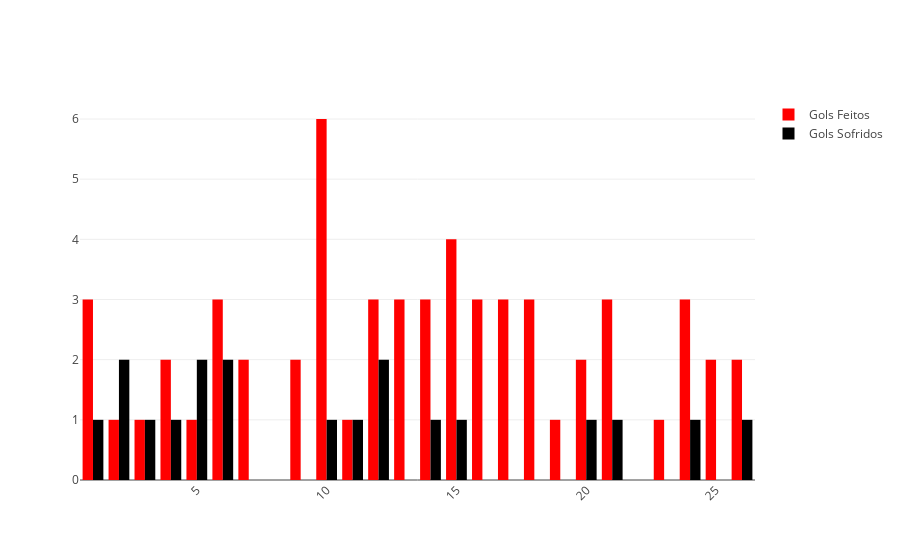

The notebook cell this image was saved under:
### Code cell
from plotly import graph_objs as go

text= ["1","2","3","4","5","6","7","8","9","10", "11","12","13","14","15","16","17","18","19",
      "20","21","22","23","24","25","26","27","28","29","30",
      "31","32","33","34","35","36"]

fig = go.Figure()
fig.add_trace(go.Bar(
    x=text,
    y=golsFeitos,
    name='Gols Feitos',
    marker_color='red'
))
fig.add_trace(go.Bar(
    x=text,
    y=golsLevados,
    name='Gols Sofridos',
    marker_color='black'
))

# Here we modify the tickangle of the xaxis, resulting in rotated labels.
fig.layout.update(barmode='group', xaxis_tickangle=-45)
fig.show()
py.iplot(fig, filename='scatter-mode')

### Figure 1 — Plotly figure (JSON) as saved in the notebook; plotly's stock layout.template omitted (floating-point values rounded to 4 significant figures)
{"data": [{"marker": {"color": "red"}, "name": "Gols Feitos", "type": "bar", "uid": "1cfb957a-78f2-4454-ad7e-add851b81bf0", "x": ["1", "2", "3", "4", "5", "6", "7", "8", "9", "10", "11", "12", "13", "14", "15", "16", "17", "18", "19", "20", "21", "22", "23", "24", "25", "26", "27", "28", "29", "30", "31", "32", "33", "34", "35", "36"], "y": [3, 1, 1, 2, 1, 3, 2, 0, 2, 6, 1, 3, 3, 3, 4, 3, 3, 3, 1, 2, 3, 0, 1, 3, 2, 2]}, {"marker": {"color": "black"}, "name": "Gols Sofridos", "type": "bar", "uid": "c3592fed-951c-464c-ad12-a223f0191641", "x": ["1", "2", "3", "4", "5", "6", "7", "8", "9", "10", "11", "12", "13", "14", "15", "16", "17", "18", "19", "20", "21", "22", "23", "24", "25", "26", "27", "28", "29", "30", "31", "32", "33", "34", "35", "36"], "y": [1, 2, 1, 1, 2, 2, 0, 0, 0, 1, 1, 2, 0, 1, 1, 0, 0, 0, 0, 1, 1, 0, 0, 1, 0, 1]}], "layout": {"barmode": "group", "xaxis": {"tickangle": -45}}}
